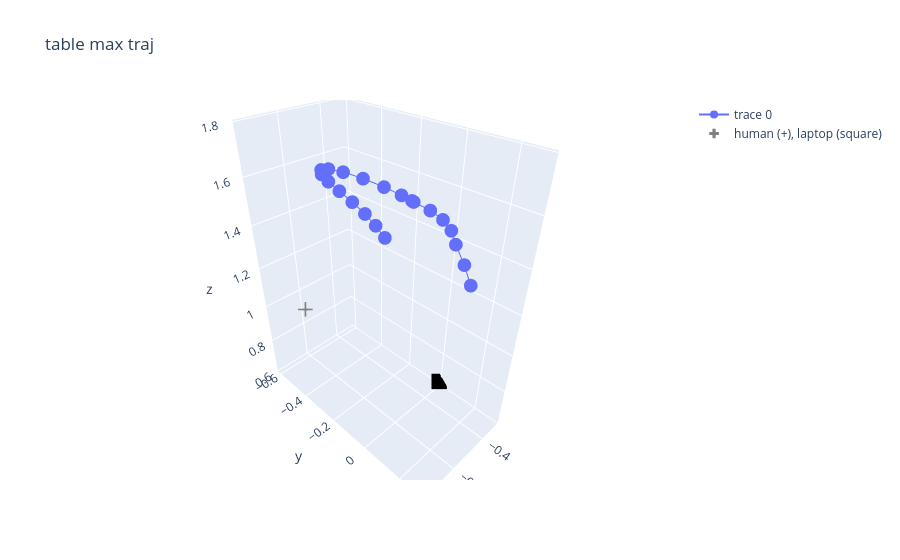
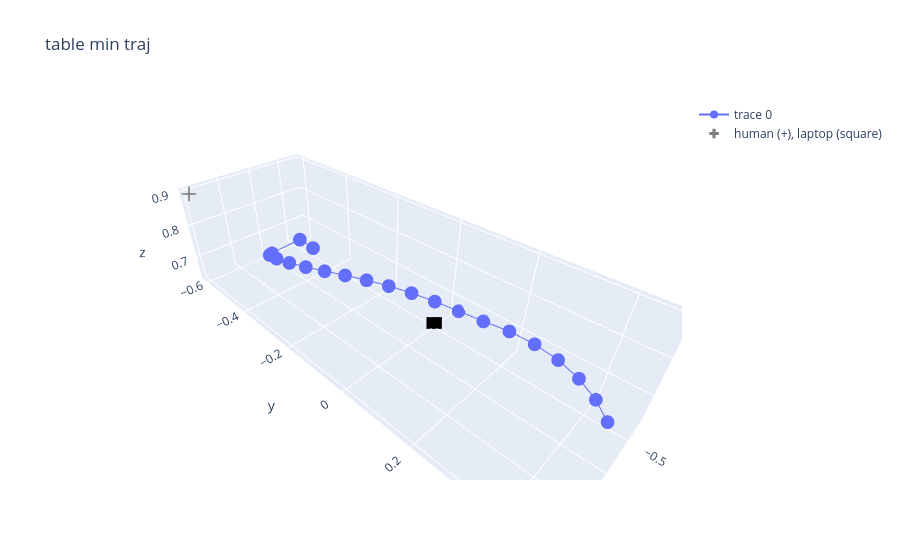

Notebook cell for these charts, in order:
### Code cell
vis_trajectory(table_max_traj, "table max traj")
print("minus...")
vis_trajectory(table_min_traj, "table min traj")

### Figure 1 — Plotly figure (JSON) as saved in the notebook; plotly's stock layout.template omitted (floating-point values rounded to 4 significant figures)
{"data": [{"mode": "lines+markers", "type": "scatter3d", "x": [-0.1875, -0.1932, -0.2006, -0.1649, -0.1282, -0.09299, -0.06121, -0.05654, -0.04808, -0.03793, -0.03145, -0.03502, -0.05388, -0.0904, -0.1433, -0.2079, -0.2774, -0.3443, -0.4016, -0.4449, -0.4751], "y": [0.2921, 0.2583, 0.2162, 0.221, 0.2165, 0.1995, 0.1688, 0.1672, 0.1379, 0.08435, 0.01127, -0.07448, -0.164, -0.2476, -0.3165, -0.3647, -0.3902, -0.395, -0.3844, -0.366, -0.3404], "z": [1.481, 1.534, 1.581, 1.642, 1.686, 1.719, 1.744, 1.748, 1.756, 1.766, 1.771, 1.765, 1.745, 1.71, 1.663, 1.604, 1.54, 1.472, 1.404, 1.341, 1.281]}, {"marker": {"color": ["gray", "black"], "showscale": false, "size": 8, "symbol": ["cross", "square"]}, "mode": "markers", "name": "human (+), laptop (square)", "type": "scatter3d", "x": [-0.2, -0.5], "y": [-0.6, 0], "z": [0.9, 0.635]}], "layout": {"title": {"text": "table max traj"}}}

### Figure 2 — Plotly figure (JSON) as saved in the notebook; plotly's stock layout.template omitted (floating-point values rounded to 4 significant figures)
{"data": [{"mode": "lines+markers", "type": "scatter3d", "x": [-0.4185, -0.3964, -0.3244, -0.3233, -0.3389, -0.3653, -0.3977, -0.4325, -0.4666, -0.4974, -0.523, -0.5421, -0.554, -0.559, -0.5579, -0.5521, -0.5363, -0.5119, -0.4812, -0.4469, -0.4119], "y": [-0.3811, -0.4084, -0.4448, -0.4568, -0.4496, -0.4286, -0.3965, -0.3549, -0.3051, -0.248, -0.1847, -0.1164, -0.04434, 0.02988, 0.1048, 0.1791, 0.2502, 0.3156, 0.3728, 0.4203, 0.457], "z": [0.7379, 0.7629, 0.7336, 0.7236, 0.7081, 0.6916, 0.6772, 0.6662, 0.6589, 0.6548, 0.6532, 0.6538, 0.6566, 0.6624, 0.6726, 0.6886, 0.7038, 0.7171, 0.7271, 0.7326, 0.7325]}, {"marker": {"color": ["gray", "black"], "showscale": false, "size": 8, "symbol": ["cross", "square"]}, "mode": "markers", "name": "human (+), laptop (square)", "type": "scatter3d", "x": [-0.2, -0.5], "y": [-0.6, 0], "z": [0.9, 0.635]}], "layout": {"title": {"text": "table min traj"}}}
